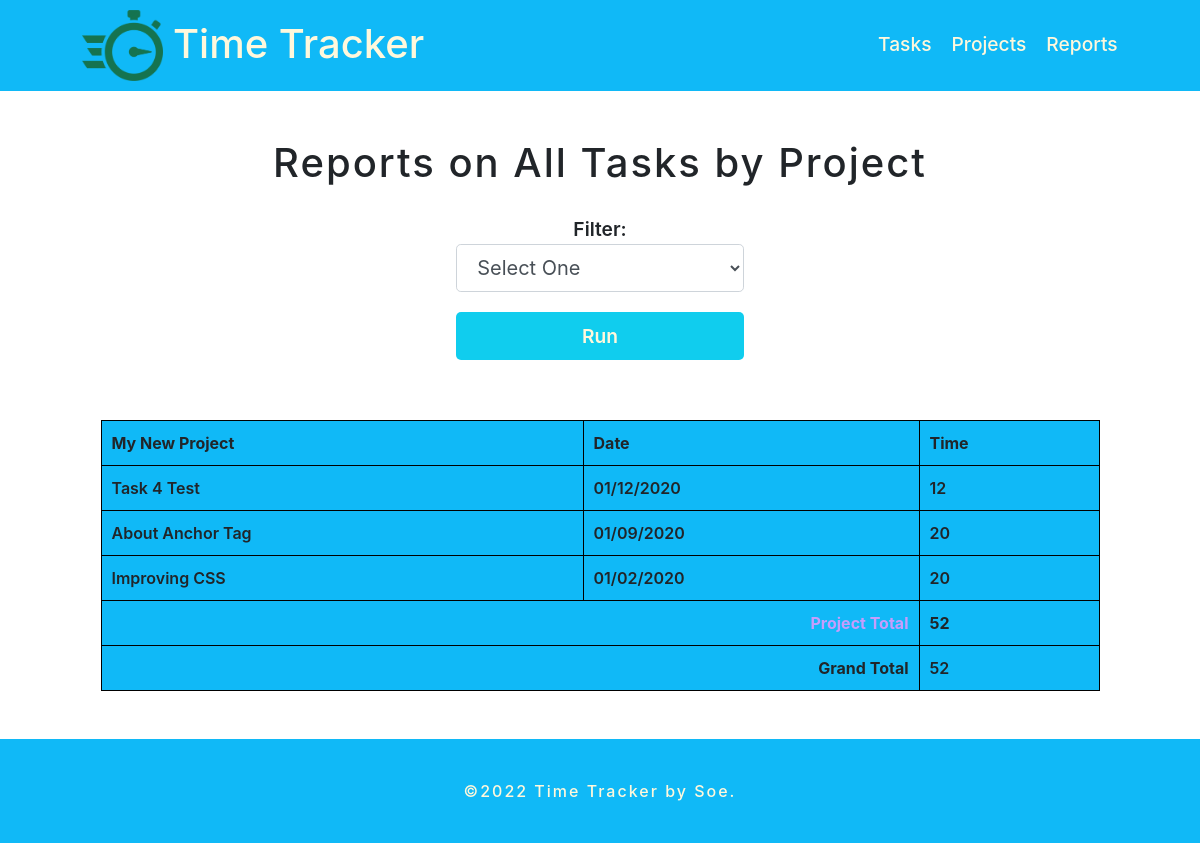
The app's page /report.php with its own data.
### tables this page shows
CREATE TABLE "tasks" (
	"task_id"	INTEGER PRIMARY KEY AUTOINCREMENT UNIQUE,
	"project_id"	INTEGER,
	"title"	TEXT,
	"date"	TEXT,
	"time"	INTEGER
);

CREATE TABLE "projects" (
	"project_id"	INTEGER PRIMARY KEY AUTOINCREMENT UNIQUE,
	"title"	TEXT,
	"category"	TEXT
);

### inc/function.php (called while the page is built, shortened)
<?php
function get_task_list($filter = null)
{
    include 'connection.php';
    try {
        $sql = 'SELECT tasks.*, projects.title as project FROM tasks
             JOIN projects ON tasks.project_id = projects.project_id';
        $where = '';
        $orderby = ' ORDER BY date DESC';
        if ($filter) {
            $orderby = ' ORDER BY projects.title ASC, date DESC';
        }
        $results = $db->prepare($sql . $where . $orderby);
        $results->execute();
    } catch (Exception $e) {
        echo 'Error!:' . $e->getMessage() . '</br>';
    }
    return $results->fetchALL(PDO::FETCH_ASSOC);
}
?>

### report.php (the view, shortened to what this page needs)
<?php
include ("inc/header.php");
$filter = 'all';
require ("inc/function.php");
?>
<div class="container mt-5 mb-5">
    <div class="reports">
        <h1 class="text-center">Reports on <?php
            if (!is_array($filter)){
                echo "All Tasks by Project";
            }
        ?></h1>
        <div class="form-container">
             <form class="form-reports" action="report.php" method="get">
                <label for='filter'>Filter:</label>
                <select id='filter' name='filter' class='form-control form-control-lg'>
                    <option value=''>Select One</option>
                    <input classs="btn btn-lg btn-block" type="submit" value="Run" />
                </select>
           </form>
        </div>
        <div class="reports-list ">
            <table>
                <?php
                $total = $project_id = $project_total = 0;
                $tasks = get_task_list($filter);
                foreach ( $tasks as $item){
                    if ($project_id != $item['project_id']){
                        $project_id = $item['project_id'];
                        echo "<thead>\n";
                        echo "<tr>\n";
                        echo "<th>" . $item['project'] ."</th>\n";
                        echo "<th> Date</th>\n";
                        echo "<th> Time </th>\n";
                        echo "</tr>\n";
                        echo "</thead>\n";
                    }
                    $project_total += $item['time'];
                    $total += $item['time'];
                    echo "<tr>\n";
                    echo "<td>". $item['title'] . "</td>\n";
                    echo "<td>". $item['date'] . "</td>\n";
                    echo "<td>". $item['time'] . "</td>\n";
                    echo "</tr>\n";
                    if (next($tasks)['project_id'] != $item['project_id']) {
                        echo "<tr>\n";
                        echo "<th class='project_total_label' colspan='2'>Project Total </th>\n";
                        echo "<th class='project_total_number'> $project_total </th>\n";
                        echo "</tr>\n";
                        $project_total=0;
                    }
                }
                ?>
                <tr>
                    <th class="grand-total-lable" colspan="2">Grand Total</th>
                    <td class="grand-total-number"><?php echo $total;?></td>
                </tr>
            </table>
        </div>
    </div>
</div>
<?php
include ("inc/footer.php");
?>

### style.css (style rules this page uses)
.container h1 { letter-spacing: 2px; font-weight: 500; font-size: 40px; }
.container .reports { width: 90% !important; margin: 0 auto !important; text-align: center; }
.container .reports .reports-list table { background-color: rgb(16, 185, 247); font-weight: 600; margin-top: 40px; width: 100%; border: 1px solid black; text-align: left !important; }
.container .reports .reports-list table tr, th, td { border: 1px solid black; padding: 10px; }
.container .reports .reports-list table tr .grand-total-lable { text-align: right; }
.container .reports .reports-list table tr .project_total_label { text-align: right; color: rgba(205, 155, 252, 0.966); }
.container .form-container { margin: 0 auto; padding: 20px; }
.container .form-container .form-reports { width: 30%; margin: 0 auto; }
.container .form-container .form-reports label { font-size: 1.2em; font-weight: 600; margin: 0 !important; }
.container .form-container .form-reports input[type='submit'] { margin-top: 20px; background-color: rgb(16, 205, 238); font-size: 1.2em; font-weight: 600; width: 100%; padding: 10px; color: cornsilk !important; transition: 0.5s ease-out; border: 0; border-radius: 5px; }

### records on screen
tasks: project.title "My New Project", title "Task 4 Test", date "01/12/2020", time "12"
tasks: title "About Anchor Tag", date "01/09/2020", time "20"
tasks: title "Improving CSS", date "01/02/2020", time "20", project_total "52"

### other values on screen
$total "52"
